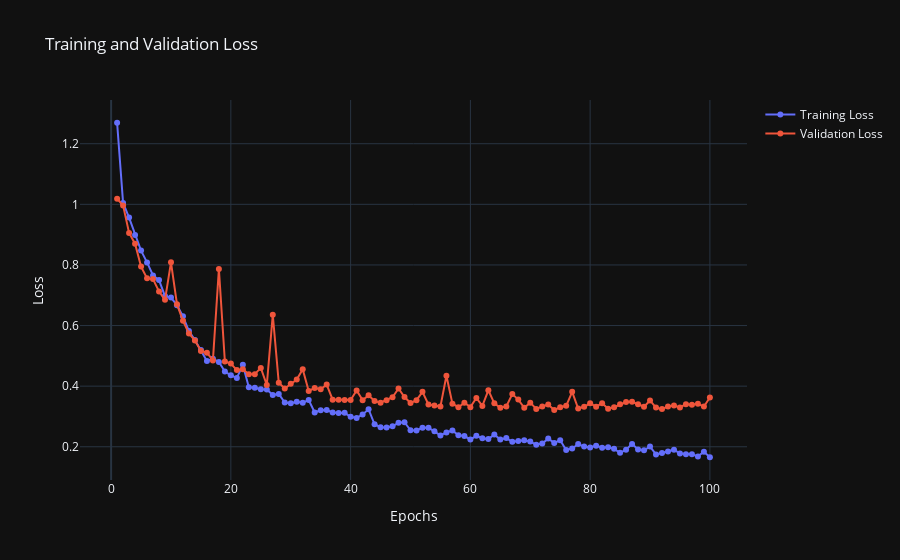

The notebook cell this image was saved under:
### Markdown cell above
Training and Validation Loss Visualization

This plot displays the training and validation loss over epochs during the training of the author classification model using LSTM. It helps in monitoring the model's performance and detecting overfitting or underfitting.

### Code cell
import plotly.graph_objects as go

# Create traces
trace1 = go.Scatter(
    x=list(range(1, len(model.history.history['loss']) + 1)),
    y=model.history.history['loss'],
    mode='lines+markers',
    name='Training Loss'
)
trace2 = go.Scatter(
    x=list(range(1, len(model.history.history['val_loss']) + 1)),
    y=model.history.history['val_loss'],
    mode='lines+markers',
    name='Validation Loss'
)

# Create the figure
fig = go.Figure(data=[trace1, trace2])
fig.update_layout(title='Training and Validation Loss',
                  xaxis_title='Epochs',
                  yaxis_title='Loss',
                  template='plotly_dark')

fig.show()
